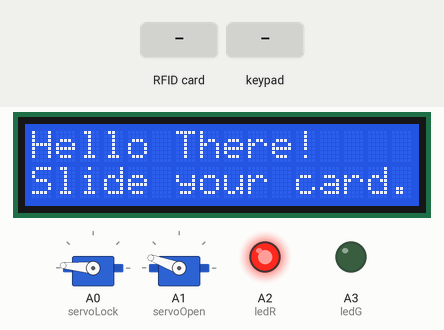
The sketch below on a simulated Arduino Uno, built with avr-gcc and run on an emulated ATmega328P. Parts: 16×2 character LCD, 2 × servo, output pins drawn as LEDs (lit = HIGH). Inputs (shaded band) come from the test bench. Pins used as bus, display or sensor lines are not drawn; what the sketch prints to the serial monitor is not drawn.

Above: at 1.3 s.
1.4 s: RFID card 45 5E 80 20 held to the reader
At 4.1 s:
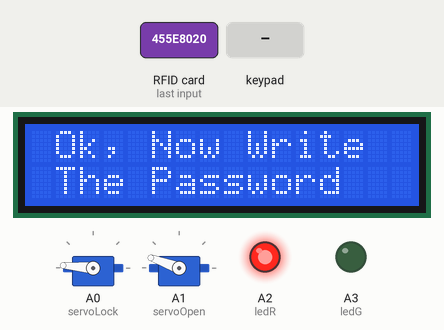
4.5 s: keypad keys C 1 5 7 B # pressed 0.811 s apart
At 5.1 s:
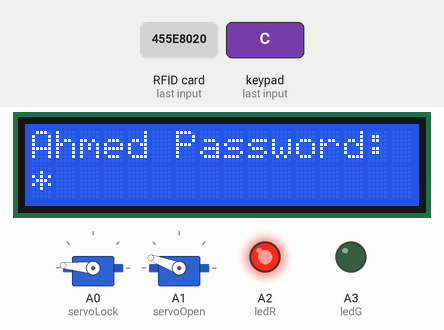
13.9 s: RFID card 40 B0 02 74 held to the reader
17.0 s: key '#' pressed
20.1 s: keypad keys C 1 5 7 B A pressed 0.811 s apart
At 25.0 s:
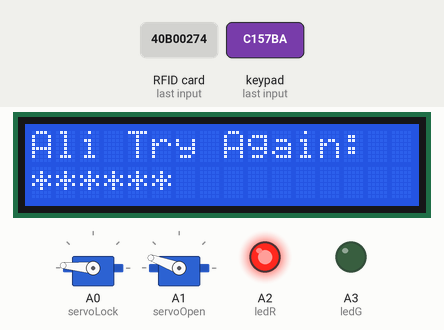
26.4 s: keypad keys C 1 5 7 B D pressed 0.811 s apart
At 31.1 s:
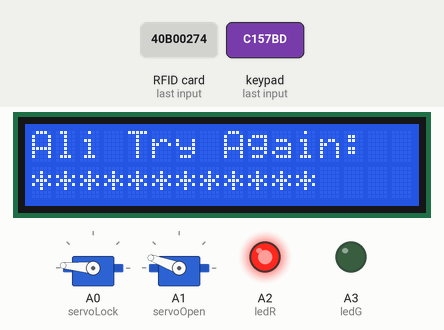
Timing chart, 0 to 32.6 s (numbered marks = the images above; inputs shaded):
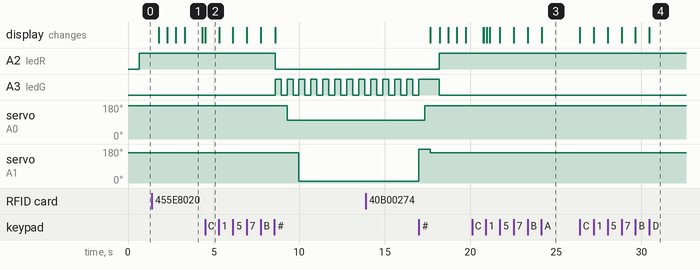

Measured:
- after the input at 1.4 s, the display: first changes after 0.39 s (image 1 shows a later state)
- after the input at 4.5 s, A2 (ledR): HIGH → LOW after 4.1 s; A3 (ledG): alternates HIGH for 0.35 s and LOW for 0.35 s, starting after 4.1 s; servo on A0 (servoLock): 175° → 100° after 4.8 s; servo on A1 (servoOpen): 160° → 10° after 5.5 s; the display: changes at once (image 2)
- after the input at 20.1 s, the display: first differs from a run without the input after 0.85 s (image 3 shows a later state)
- after the input at 26.4 s, the display: first changes at once (image 4 shows a later state)
- what the display in image 1 shows lasts 1.0 s, from 3.3 s to 4.3 s

The sketch:

SmartDoor.ino
```cpp
// Library Section
#include <SPI.h>
#include <MFRC522.h>
#include <Wire.h>
#include <LiquidCrystal_I2C.h>
#include <Keypad.h>
#include <Servo.h>

// Constant Section
#define SS_PIN 10
#define RST_PIN 9
const byte ROWS = 4;
const byte COLS = 4;

// Tools
 //1. KeyPad
  /// KeyPad Map
char keys[ROWS][COLS] = {
  {'1','4','7','*'},
  {'2','5','8','0'},
  {'3','6','9','#'},
  {'A','B','C','D'}
};
  /// KeyPad Pins
byte rowPins[ROWS] = {4, 3, 2, 0}; //connect to the row pinouts of the keypad
byte colPins[COLS] = {8, 7, 6, 5}; //connect to the column pinouts of the keypad
 /// KeyPad Variables
int counter=0;

// Users Details
char User[][6]={ // Users Name
  {"Ahmed"}, // User 1 ( Card 1, Name Ahmed, Enable)
  {"Ali"},   // User 2 ( Card 2, Name Ali, Enable)
//  {"Max"}    // User 3 ( Card 3, Name Max, Disable)
},
 cardsAccept[][13]={ // Users Card
  {"45 5E 80 20"},// User 1 ( Card 1, Name Ahmed, Enable)
  {"40 B0 02 74"},// User 2 ( Card 2, Name Ali, Enable)
//  {"D0 33 81 7A"} // User 3 ( Card 3, Name Max, Disable)
},
UserPassword[][6]={ // Users Password
  {"C157B"}, // User 1 ( Card 1, Name Ahmed, Enable)
  {"1AC45"}, // User 2 ( Card 2, Name Ali, Enable)
//  {"A12DC"}  // User 3 ( Card 3, Name Max, Disable)
};
 //2. RFID
int cardsNumber = sizeof(cardsAccept) / sizeof (cardsAccept[0]);
 //3. LED
int ledR = A2, ledG = A3;
 //4. Sound
//int openSound = A0;

// Class Section
LiquidCrystal_I2C lcd(0x27,16,2);
MFRC522 mfrc522(SS_PIN, RST_PIN);   // Create MFRC522 instance.
Keypad keypad = Keypad( makeKeymap(keys), rowPins, colPins, ROWS, COLS );
Servo servoOpen;
Servo servoLock;

void setup()
{
  // Public
  Serial.begin(9600);

  // RFID
  SPI.begin();
  mfrc522.PCD_Init();
  Serial.println("Approximate your card to the reader...");
  Serial.println();

  // LCD i2c
  lcd.init();
  lcd.backlight();

  // Servo Motor
  servoLock.attach(A0);
  servoOpen.attach(A1);

  // Leds
  pinMode(ledR, OUTPUT);
  pinMode(ledG, OUTPUT);

  // Sound
  pinMode(1, OUTPUT);

}
void loop()
{

  // Is Cards Access Authorized Or Not.
  bool access;
  int myCard;

  closeBoth();  // Close Both Door & Lock
  welcomCard(); //Say Hello On LCD
  digitalWrite(ledR,HIGH);
  digitalWrite(ledG,LOW);

  // Look for new cards
  if ( ! mfrc522.PICC_IsNewCardPresent())
    return;

  // Select one of the cards
  if ( ! mfrc522.PICC_ReadCardSerial())
    return;

  // Wait Checking Access On LCD
  waitChecking();

  //Show UID on serial monitor
  Serial.print("UID tag :");
  String content= "";
  byte letter;
  for (byte i = 0; i < mfrc522.uid.size; i++)
  {
     Serial.print(mfrc522.uid.uidByte[i] < 0x10 ? " 0" : " ");
     Serial.print(mfrc522.uid.uidByte[i], HEX);
     content.concat(String(mfrc522.uid.uidByte[i] < 0x10 ? " 0" : " "));
     content.concat(String(mfrc522.uid.uidByte[i], HEX));
  }
  Serial.println();
  Serial.print("Message : ");
  content.toUpperCase();
  for(int i=0; i<cardsNumber; i++){
    if ( content.substring(1) == cardsAccept[i] ){ //change here the UID of the card/cards that you want to give access
      access = true;
      myCard = i;
      break;
    }
    else
      access =false;
  }

  if(access)
    Serial.println(" Authorized access");
  else
    Serial.println(" Access denied");

  checkAccept(access, myCard);
  Serial.println();
  delay(300);

}

// Screen Section
void welcomCard(){
  lcd.clear();
  lcd.setCursor(0,0);
  lcd.print("Hello There!"); // Print a message to the LCD.
  lcd.setCursor(0,1);
  lcd.print("Slide your card.");
  delay(500);
}

void waitChecking(){
  lcd.clear();
  lcd.setCursor(0,1);
  lcd.print("When read a card");
  lcd.setCursor(0,0);
  lcd.print("Please Wait."); // Print a message to the LCD.
  delay(500);
  lcd.print('.');
  delay(500);
  lcd.print('.');
  delay(500);
}
void checkAccept(bool access, int userNumber){

  // نشغل الشاشة مع الترحيب
  lcd.clear();
  lcd.setCursor(0,0);
  if( access == true ){
    lcd.print(" Ok, Now Write");
    lcd.setCursor(0,1);
    lcd.print(" The Password ");
    delay(1000);
    setPassword(userNumber);
  } else {
    lcd.print(" OPS! ");
    lcd.setCursor(0,1);
    lcd.print(" Card Undefine!");
    delay(1500);

  }
}
void setPassword(int user){
  char TFP;
  lcd.clear();
  lcd.setCursor(0,0);
  lcd.print(User[user]);
  lcd.print(" Password: ");
  lcd.setCursor(0,1);

  TFP = keyProcess(user);
  if(TFP == 'T'){
    Serial.println("Password True!");
    openDoorLCD();
  } else if (TFP == 'E'){

    return;

  } else {
    Serial.println("Password False!");
    tryAgain(user);
  }

}
void tryAgain(int user){
  char TFP;
  lcd.clear();
  lcd.setCursor(0,0);
  lcd.print(User[user]);
  lcd.print(" Try Again: ");
  lcd.setCursor(0,1);

    TFP = keyProcess(user);
  if(TFP == 'T'){
    Serial.println("Password True!");
    openDoorLCD();
  } else if (TFP == 'E'){

    return;

  } else {
    Serial.println("Password False!");
    tryAgain(user);
  }
}

void openDoorLCD(){

     lcd.clear();
     lcd.setCursor(0,0);
     lcd.print("Successful!");
     lcd.setCursor(0,1);
     lcd.print("The door opens!");
     digitalWrite(ledG,HIGH);
     digitalWrite(ledR,LOW);
     openDoor();
}
// KeyPad Section
char keyProcess(int userID){
  bool prse=true, check = false;
  char inputPass[15];

  Serial.print("Password: ");
  for(counter = 0; prse; counter++){
    inputPass[counter] = keypad.waitForKey();
    Serial.print(inputPass[counter]);
    if( inputPass[counter] == '#' ){
      prse = false;
      check = checkPass(inputPass, userID);
      break;
    }
    else if ( inputPass[counter] == '*' ){
      return 'E';
    }
    else
      lcd.print('*');
  }
  Serial.println();

  if( check ){
    Serial.println("Door Unlock!");
    return 'T';
  } else {
    Serial.println("Door Still Lock!");
    return 'F';
  }
  delay(100);
}

bool checkPass( char pass[], int user ){
   int passCounter=0;
        for(int i=0; i<counter; i++){
          if( pass[i] == UserPassword[user][i] )
            passCounter++;
          else
            return false;
        }
   if( passCounter == 5 )
      return true;
   else
    return false;
}


// Door Lock
void closeBoth(){

  // Close Both
  servoLock.write(175); // زاوية الاغلاق لماطور القفل
  servoOpen.write(160); // زاوية الاغلق للباب

}
void openDoor(){

  // Open Lock

  delay(350);
  digitalWrite(ledG,LOW);
  delay(350);
  digitalWrite(ledG,HIGH);

  servoLock.write(100); // زاوية الفتح للقفل

  delay(350);
  digitalWrite(ledG,LOW);
  delay(350);
  digitalWrite(ledG,HIGH);

  //Open Door
  servoOpen.write(10); // زاوية الفتح للباب
  for(int i=0; i<10;i++){
    delay(350);
    digitalWrite(ledG,LOW);
    delay(350);
    digitalWrite(ledG,HIGH);
  }
  //Close Door
  servoOpen.write(180); // اغلاق الباب
  delay(350);

  // Close Lock
  servoLock.write(175); // اغلاق القفل

}
```
